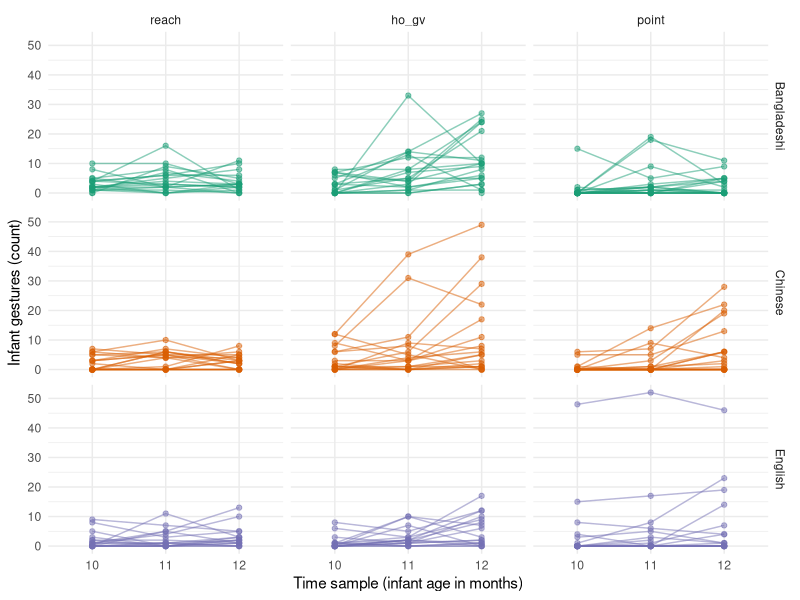
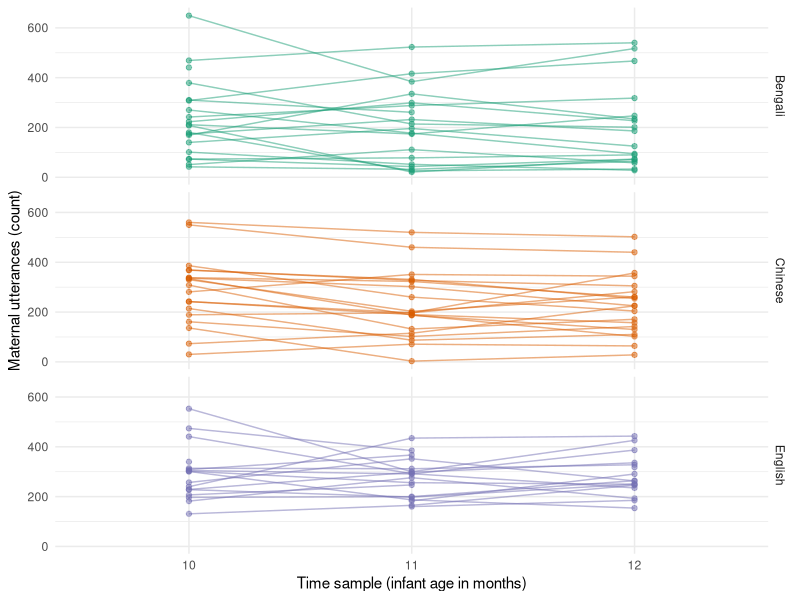
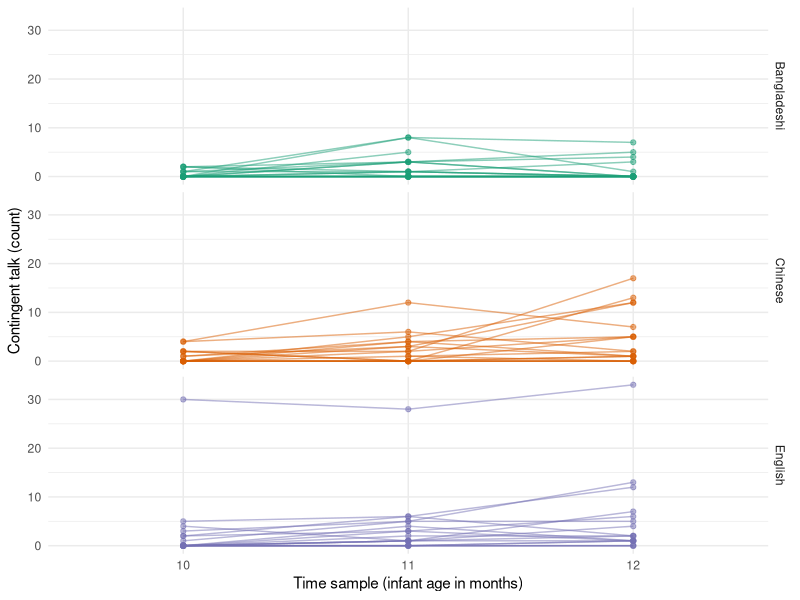
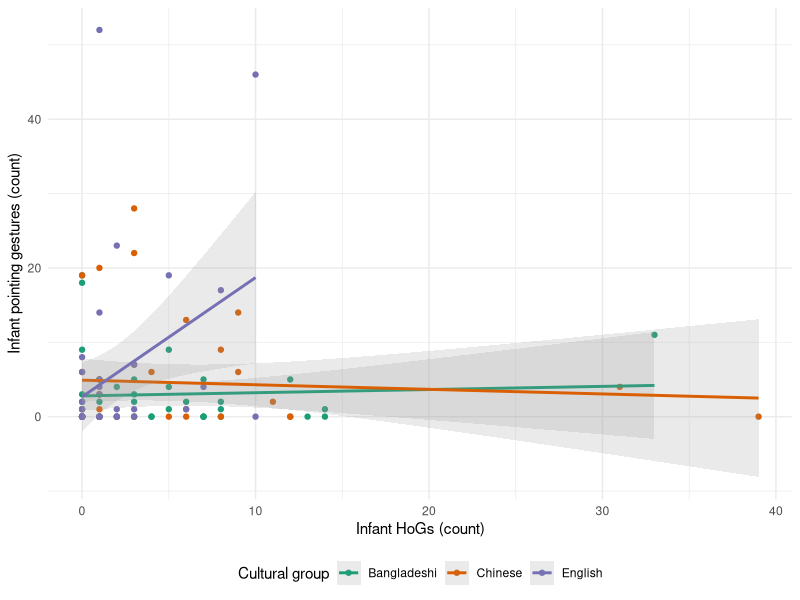
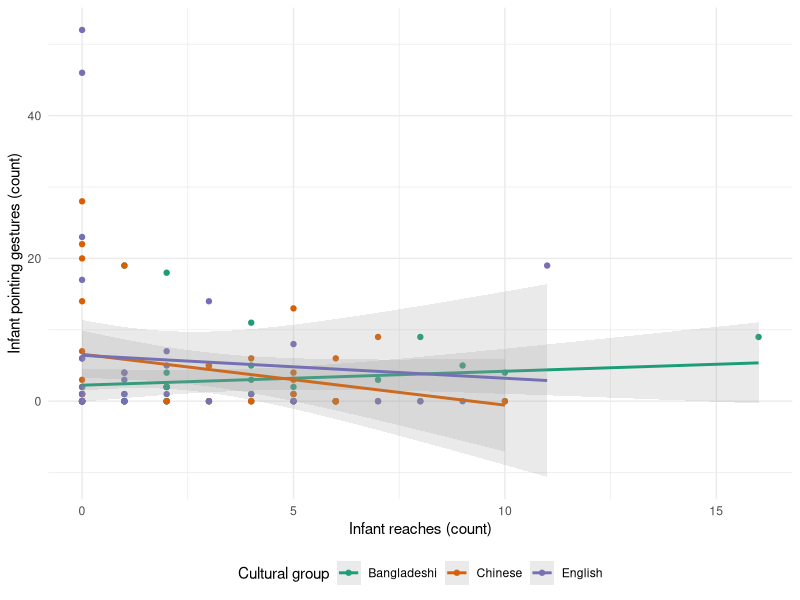
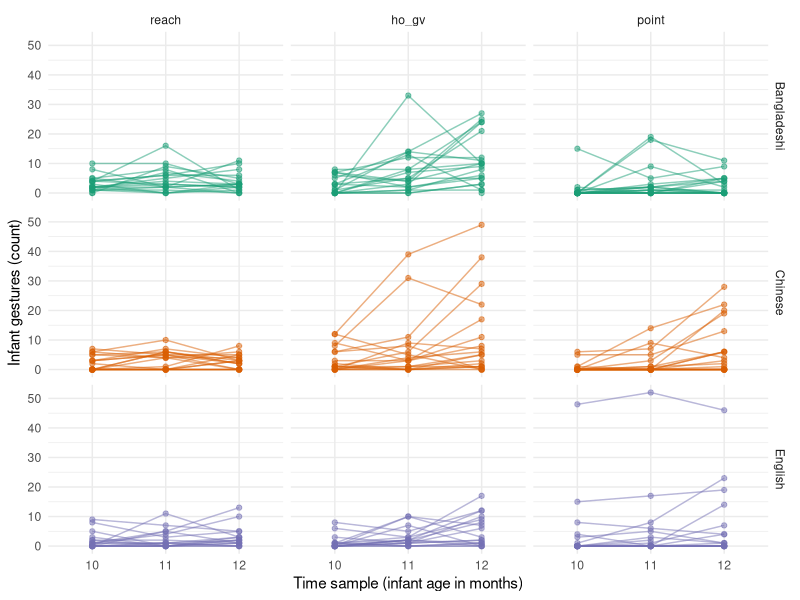
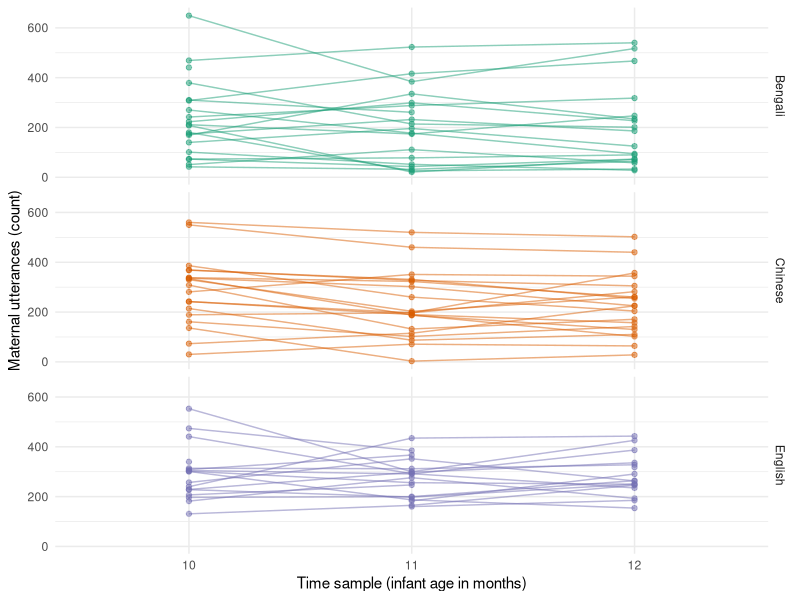
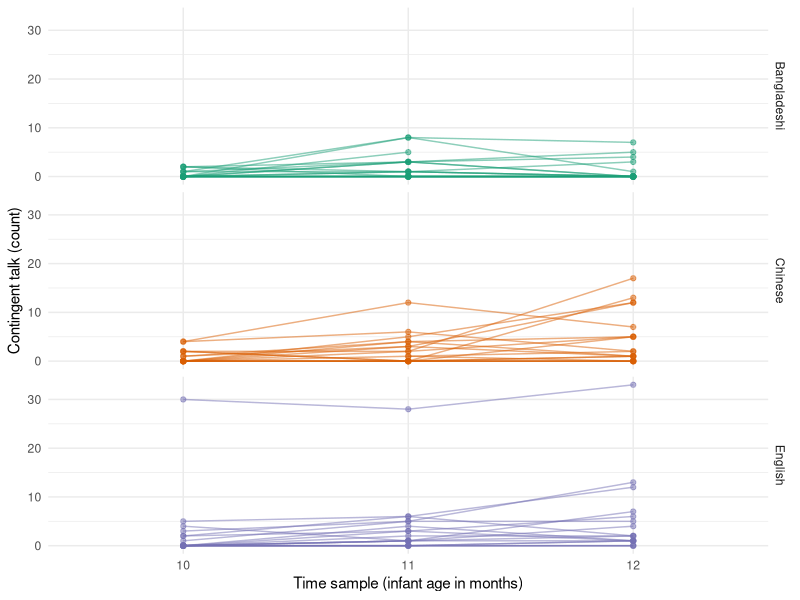

Source code (R) for these figures, in order: (Note: this script raises an error after producing the figures.)
## ---- chunk 1
knitr::opts_chunk$set(echo = TRUE)
knitr::opts_knit$set(root.dir = normalizePath("../../"))
library(tidyverse)
theme_set(theme_minimal())

img_path <- "./manuscript/figures/img"
## ---- chunk 2
gestures <- read_csv("./data/gestures.csv")

gestures_tot <- gestures %>%
  group_by(dyad, background, months, gesture) %>%
  summarise(
    count = sum(count),
    ct = sum(ct)
  ) %>%
  ungroup() %>%
  mutate(
    gesture = factor(gesture, levels = c("reach", "ho_gv", "point"))
  ) %>%
  mutate_if(is.character, as.factor) %>%
  mutate(
    back_o = ordered(background, levels = c("English", "Bengali", "Chinese"))
  )

contrasts(gestures_tot$back_o) <- "contr.treatment"

utterances <- read_csv("./data/utterances.csv")

# NAs not removed in sum()
utterances_tot <- utterances %>%
  group_by(dyad, background, months) %>%
  summarise(
    utterances = sum(utterances)
  ) %>%
  ungroup() %>%
  mutate_if(is.character, as.factor) %>%
  mutate(
    back_o = ordered(background, levels = c("English", "Bengali", "Chinese"))
  )

contrasts(utterances_tot$back_o) <- "contr.treatment"

hg_tot <- filter(gestures_tot, gesture == "ho_gv")
reach_tot <- filter(gestures_tot, gesture == "reach")
point_tot <- filter(gestures_tot, gesture == "point")
all_tot <- gestures_tot %>%
  group_by(dyad, background, back_o, months) %>%
  summarise(count = sum(count), ct = sum(ct))

hg_point_lead <- gestures_tot %>%
  dplyr::select(-ct) %>%
  spread(gesture, count) %>%
  dplyr::select(-reach) %>%
  group_by(dyad) %>%
  mutate(
    lead_point = lead(point)
  ) %>%
  filter(months != 12)

reach_point_lead <- gestures_tot %>%
  dplyr::select(-ct) %>%
  spread(gesture, count) %>%
  dplyr::select(-ho_gv) %>%
  group_by(dyad) %>%
  mutate(
    lead_point = lead(point)
  ) %>%
  filter(months != 12)

reach_point_lead <- gestures_tot %>%
  dplyr::select(-ct) %>%
  spread(gesture, count) %>%
  dplyr::select(-ho_gv) %>%
  group_by(dyad) %>%
  mutate(
    lead_point = lead(point)
  ) %>%
  filter(months != 12)

ct_point_lead <- gestures_tot %>%
  filter(gesture == "point") %>%
  dplyr::select(-gesture) %>%
  rename(point = count) %>%
  group_by(dyad) %>%
  mutate(
    lead_point = lead(point)
  ) %>%
  filter(months != 12)

utter_point_lead <- gestures_tot %>%
  filter(gesture == "point") %>%
  right_join(y = utterances_tot) %>%
  group_by(dyad) %>%
  mutate(
    lead_point = lead(count)
  ) %>%
  filter(months != 12)

pointing <- gestures_tot %>%
  dplyr::select(-ct) %>%
  spread(gesture, count)

vocab_gest <- gestures_tot %>%
  group_by(dyad, background) %>%
  summarise(count_tot = sum(count), ct_tot = sum(ct))

vocab_utt <- utterances_tot %>%
  group_by(dyad, background) %>%
  summarise(utt_tot = sum(utterances))

vocab <- read_csv("./data/vocab.csv") %>%
  full_join(y = vocab_gest) %>%
  full_join(y = vocab_utt) %>%
  arrange(dyad, months) %>%
  mutate_if(is.character, as.factor)
## ---- chunk 3
gestures_tot %>%
  ggplot(aes(as.factor(months), count, colour = background)) +
  geom_point(alpha = 0.5) +
  geom_line(aes(group = dyad), alpha = 0.5) +
  facet_grid(vars(background), vars(gesture)) +
  scale_color_brewer(type = "qual", palette = "Dark2") +
  labs(
    x = "Time sample (infant age in months)",
    y = "Infant gestures (count)"
  ) +
  theme(legend.position = "none")

ggsave("gest-slope.jpg", path = img_path, width = 6, height = 5)
## ---- chunk 4
utterances_tot %>%
  ggplot(aes(as.factor(months), utterances, colour = background)) +
  geom_point(alpha = 0.5) +
  geom_line(aes(group = dyad), alpha = 0.5) +
  facet_grid(background ~ .) +
  scale_color_brewer(type = "qual", palette = "Dark2") +
  labs(
    x = "Time sample (infant age in months)",
    y = "Maternal utterances (count)"
  ) +
  theme(legend.position = "none")

ggsave("utter-slope.jpg", path = img_path, width = 6, height = 5)
## ---- chunk 5
all_tot %>%
  ggplot(aes(as.factor(months), ct, colour = background)) +
  geom_point(alpha = 0.5) +
  geom_line(aes(group = dyad), alpha = 0.5) +
  facet_grid(background ~ .) +
  scale_color_brewer(type = "qual", palette = "Dark2") +
  labs(
    x = "Time sample (infant age in months)",
    y = "Contingent talk (count)"
  ) +
  theme(legend.position = "none")

ggsave("ct-slope.jpg", path = img_path, width = 6, height = 5)
## ---- chunk 6
hg_point_lead %>%
  ggplot(aes(ho_gv, lead_point, colour = background)) +
  geom_point() +
  geom_smooth(method = "lm", alpha = 0.2) +
  labs(
    x = "Infant HoGs (count)",
    y = "Infant pointing gestures (count)"
  ) +
  scale_color_brewer(type = "qual", palette = "Dark2", name = "Cultural group") +
  theme(legend.position = "bottom")

ggsave("hg-point-lead.jpg", path = img_path, width = 6, height = 5)
## ---- chunk 7
reach_point_lead %>%
  ggplot(aes(reach, lead_point, colour = background)) +
  geom_point() +
  geom_smooth(method = "lm", alpha = 0.2) +
  labs(
    x = "Infant reaches (count)",
    y = "Infant pointing gestures (count)"
  ) +
  scale_color_brewer(type = "qual", palette = "Dark2", name = "Cultural group") +
  theme(legend.position = "bottom")

ggsave("reach-point-lead.jpg", path = img_path, width = 6, height = 5)
## ---- chunk 8
vocab %>%
  ggplot(aes(count_tot, comprehension, colour = background)) +
  geom_point() +
  geom_smooth(method = "lm", alpha = 0.2) +
  facet_grid(~ months) +
  scale_color_brewer(type = "qual", palette = "Dark2", name = "Cultural group") +
  labs(
    x = "Number of infant gestures",
    y = "Number of understood words"
  ) +
  theme_bw() +
  theme(legend.position = "bottom")

ggsave("compr-gest.jpg", path = img_path, width = 6, height = 5)
## ---- chunk 9
vocab %>%
  ggplot(aes(count_tot, production, colour = background)) +
  geom_point() +
  geom_smooth(method = "lm", alpha = 0.2) +
  facet_grid(~ months) +
  scale_color_brewer(type = "qual", palette = "Dark2", name = "Cultural group") +
  labs(
    x = "Number of infant gestures",
    y = "Number of understood/said words"
  ) +
  theme_bw() +
  theme(legend.position = "bottom")

ggsave("prod-gest.jpg", path = img_path, width = 6, height = 5)
## ---- chunk 10
vocab %>%
  ggplot(aes(utt_tot, comprehension, colour = background)) +
  geom_point() +
  geom_smooth(method = "lm", alpha = 0.2) +
  facet_grid(~ months) +
  scale_color_brewer(type = "qual", palette = "Dark2", name = "Cultural group") +
  labs(
    x = "Maternal utterances (count)",
    y = "Number of understood words"
  ) +
  theme_bw() +
  theme(legend.position = "bottom")

ggsave("compr-utter.jpg", path = img_path, width = 6, height = 5)
## ---- chunk 11
vocab %>%
  ggplot(aes(utt_tot, production, colour = background)) +
  geom_point() +
  geom_smooth(method = "lm", alpha = 0.2) +
  facet_grid(~ months) +
  scale_color_brewer(type = "qual", palette = "Dark2", name = "Cultural group") +
  labs(
    x = "Maternal utterances (count)",
    y = "Number of understood/said words"
  ) +
  theme_bw() +
  theme(legend.position = "bottom")

ggsave("prod-utter.jpg", path = img_path, width = 6, height = 5)
## ---- chunk 12
vocab %>%
  filter(ct_tot < 25) %>%
  ggplot(aes(ct_tot, comprehension, colour = background)) +
  geom_point() +
  geom_smooth(method = "lm", alpha = 0.2) +
  facet_grid(~ months) +
  scale_color_brewer(type = "qual", palette = "Dark2", name = "Cultural group") +
  labs(
    x = "Contingent talk (count)",
    y = "Number of understood words"
  ) +
  theme_bw() +
  theme(legend.position = "bottom")

ggsave("compr-ct.jpg", path = img_path, width = 6, height = 5)
## ---- chunk 13
vocab %>%
  filter(ct_tot < 25) %>%
  ggplot(aes(ct_tot, production, colour = background)) +
  geom_point() +
  geom_smooth(method = "lm", alpha = 0.2) +
  facet_grid(~ months) +
  scale_color_brewer(type = "qual", palette = "Dark2", name = "Cultural group") +
  labs(
    x = "Contingent talk (count)",
    y = "Number of understood/said words"
  ) +
  theme_bw() +
  theme(legend.position = "bottom")

ggsave("prod-ct.jpg", path = img_path, width = 6, height = 5)
